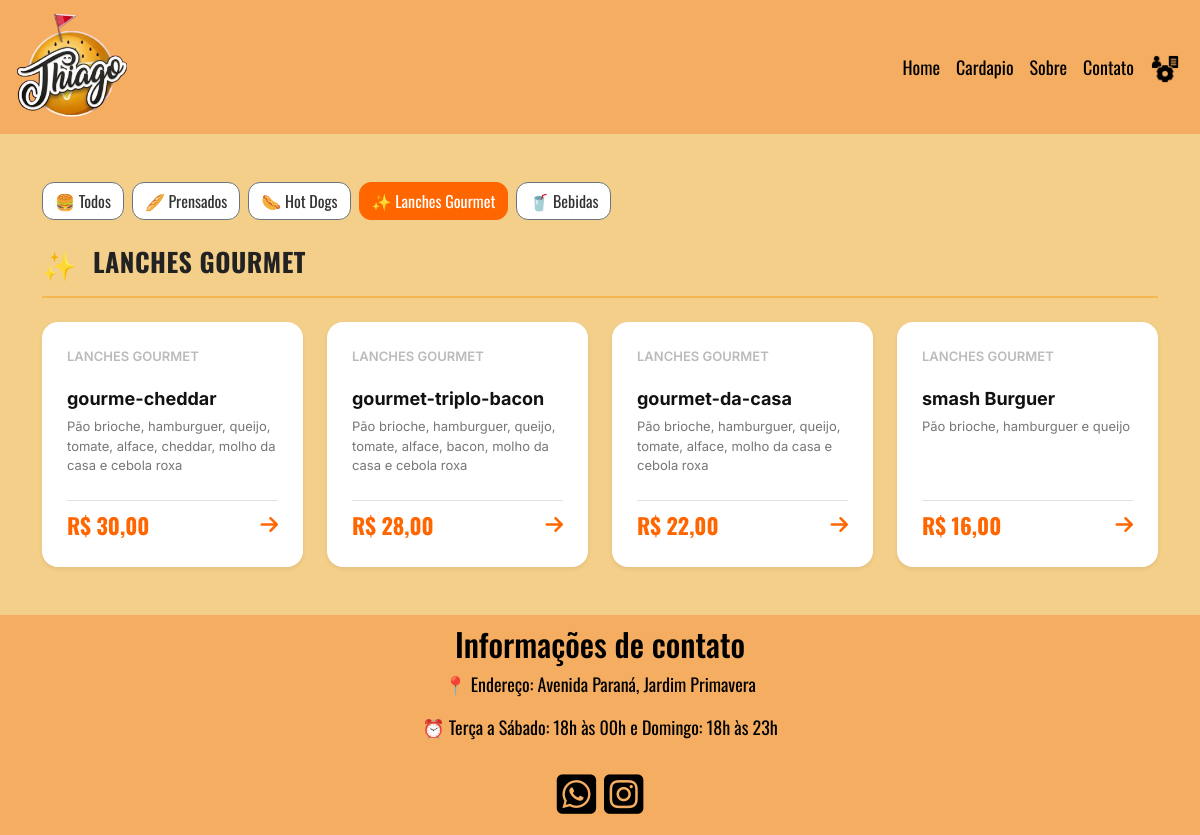
The app's page /cardapio?param=cardapio&categoria=LANCHES GOURMET with its own data.
### tables this page shows
CREATE TABLE `produto` (
  `id_produto` int(11) NOT NULL,
  `id_categoria` int(11) NOT NULL,
  `nome_lanches` varchar(100) NOT NULL,
  `preco` float(10,2) NOT NULL,
  `popular` tinyint(1) DEFAULT 0,
  `ingredientes` text DEFAULT NULL
);

CREATE TABLE `categoria` (
  `id_categoria` int(11) NOT NULL,
  `nome_categoria` varchar(100) NOT NULL
);

### include/funcoes.php (called while the page is built, shortened)
<?php
function buscarTodosProdutos(mysqli $conn): array
{
    $cardapio = [];
    $icones = [
        'PRENSADOS' => '🥖',
        'HOT DOGS' => '🌭',
        'LANCHES GOURMET' => '✨',
        'BEBIDAS' => '🥤'
    ];
    $sql = "SELECT p.id_produto, p.nome_lanches, p.preco,
                   p.popular, p.ingredientes, c.nome_categoria
            FROM produto p
            JOIN categoria c ON p.id_categoria = c.id_categoria
            ORDER BY c.id_categoria, p.id_produto";
    $res = $conn->query($sql);
    while ($linha = $res->fetch_assoc()) {
        $categoria = strtoupper($linha['nome_categoria']);
        if (!isset($cardapio[$categoria])) {
            $cardapio[$categoria] = [
                'secao_titulo' => $categoria,
                'secao_icon'   => $icones[$categoria] ?? '🍔',
                'lanches'      => []
            ];
        }
        $ehPopular = ($linha['popular'] == 1 || $linha['popular'] === '1' || $linha['popular'] === true);
        $cardapio[$categoria]['lanches'][] = [
            'num'          => $categoria,
            'nome'         => $linha['nome_lanches'],
            'preco'        => (float) $linha['preco'],
            'ingredientes' => $linha['ingredientes'] ?? '',
            'popular'      => $ehPopular
        ];
    }
    return array_values($cardapio);
}

### pagina/cardapio.php (the view, shortened to what this page needs)
<?php
require_once "include/funcoes.php";
$cardapio_completo = buscarTodosProdutos($conn);
function filtrarPorCategoria(array $secoes, $categoriaSelecionada): array {
    $resultado = [];
    foreach ($secoes as $secao) {
        if (strtoupper($secao['secao_titulo']) === strtoupper($categoriaSelecionada)) {
            $resultado[] = $secao;
        }
    }
    return $resultado;
}
$categoriaAtual = $_GET['categoria'] ?? 'TODOS';
$cardapioParaExibir = filtrarPorCategoria($cardapio_completo, $categoriaAtual);
?>
<!DOCTYPE html>
<html lang="pt-br">
<head>
    <link href="https://cdn.jsdelivr.net/npm/bootstrap@5.3.0/dist/css/bootstrap.min.css" rel="stylesheet">
    <link rel="stylesheet" href="css/cardapio.css">
    <link rel="stylesheet" href="https://cdnjs.cloudflare.com/ajax/libs/font-awesome/6.5.1/css/all.min.css">
</head>
<body>
<div class="container menu-conteudo my-5">
    <div class="d-flex flex-wrap gap-2 mb-4 align-items-center">
        <a href="?param=cardapio&categoria=TODOS"
           class="btn <?php echo ($categoriaAtual === 'TODOS') ? 'btn-primary text-white' : 'btn-outline-secondary bg-white'; ?>"
           style="border-radius: 12px; font-family: 'Oswald', sans-serif; <?php echo ($categoriaAtual === 'TODOS') ? 'background-color: #ff6600; border-color: #ff6600;' : 'color: #333;'; ?>">
           🍔 Todos
        </a>
        <a href="?param=cardapio&categoria=PRENSADOS"
           class="btn <?php echo ($categoriaAtual === 'PRENSADOS') ? 'btn-primary text-white' : 'btn-outline-secondary bg-white'; ?>"
           style="border-radius: 12px; font-family: 'Oswald', sans-serif; <?php echo ($categoriaAtual === 'PRENSADOS') ? 'background-color: #ff6600; border-color: #ff6600;' : 'color: #333;'; ?>">
           🥖 Prensados
        </a>
        <a href="?param=cardapio&categoria=HOT DOGS"
           class="btn <?php echo ($categoriaAtual === 'HOT DOGS') ? 'btn-primary text-white' : 'btn-outline-secondary bg-white'; ?>"
           style="border-radius: 12px; font-family: 'Oswald', sans-serif; <?php echo ($categoriaAtual === 'HOT DOGS') ? 'background-color: #ff6600; border-color: #ff6600;' : 'color: #333;'; ?>">
           🌭 Hot Dogs
        </a>
        <a href="?param=cardapio&categoria=LANCHES GOURMET"
           class="btn <?php echo ($categoriaAtual === 'LANCHES GOURMET') ? 'btn-primary text-white' : 'btn-outline-secondary bg-white'; ?>"
           style="border-radius: 12px; font-family: 'Oswald', sans-serif; <?php echo ($categoriaAtual === 'LANCHES GOURMET') ? 'background-color: #ff6600; border-color: #ff6600;' : 'color: #333;'; ?>">
           ✨ Lanches Gourmet
        </a>
        <a href="?param=cardapio&categoria=BEBIDAS"
           class="btn <?php echo ($categoriaAtual === 'BEBIDAS') ? 'btn-primary text-white' : 'btn-outline-secondary bg-white'; ?>"
           style="border-radius: 12px; font-family: 'Oswald', sans-serif; <?php echo ($categoriaAtual === 'BEBIDAS') ? 'background-color: #ff6600; border-color: #ff6600;' : 'color: #333;'; ?>">
           🥤 Bebidas
        </a>
    </div>
    <?php foreach ($cardapioParaExibir as $secao): ?>
        <div class="menu-secao mb-5">
            <div class="secao-header d-flex align-items-center mb-4">
                <span class="secao-icon"><?php echo $secao['secao_icon']; ?></span>
                <h2 class="secao-title ms-3"><?php echo $secao['secao_titulo']; ?></h2>
            </div>
            <div class="row row-cols-1 row-cols-sm-2 row-cols-md-4 g-4">
                <?php foreach ($secao['lanches'] as $lanche): ?>
                    <div class="col">
                        <div class="card card-menu h-100 shadow-sm border-0 position-relative">
                            <div class="card-body d-flex flex-column justify-content-between p-4">
                                <div class="d-flex justify-content-between align-items-center mb-3">
                                    <span class="lanche-num"><?php echo $lanche['num']; ?></span>
                                </div>
                                <div class="mb-4">
                                    <h4 class="lanche-nome"><?php echo $lanche['nome']; ?></h4>
                                    <p class="lanche-ingredientes card-text"><?php echo $lanche['ingredientes']; ?></p>
                                </div>
                                <div class="d-flex justify-content-between align-items-center mt-auto pt-2 border-top">
                                    <span class="lanche-preco">R$ <?php echo number_format($lanche['preco'], 2, ',', '.'); ?></span>
                                    <a href="https://wa.me/5544998340641?text=Olá, gostaria de pedir <?php echo urlencode($lanche['nome']); ?>"
                                       target="_blank" class="seta-link text-decoration-none">
                                        <i class="fa-solid fa-arrow-right"></i>
                                    </a>
                                </div>
                            </div>
                        </div>
                    </div>
                <?php endforeach; ?>
            </div>
        </div>
    <?php endforeach; ?>
</div>
</body>
</html>

### css/index.css (style rules this page uses)
* { margin: 0; padding: 0; }
body { background-color:#f4cf8a; }

### css/cardapio.css (style rules this page uses)
* { margin: 0; padding: 0; }
body { background-color: #f4cf8a; }
.secao-header { border-bottom: 2px solid #f5b753; padding-bottom: 10px; }
.secao-icon { font-size: 28px; }
.secao-title { font-family: 'Oswald', sans-serif; font-size: 26px; font-weight: 700; color: #222; letter-spacing: 0.5px; }
.card-menu { border-radius: 16px !important; background-color: #ffffff; transition: transform 0.25s ease, box-shadow 0.25s ease, border-color 0.25s ease; border: 1px solid transparent !important; }
.lanche-num { font-family: 'Inter', sans-serif; font-size: 13px; color: #bbb; font-weight: 600; }
.lanche-nome { font-family: 'Inter', sans-serif; font-size: 18px; font-weight: 700; color: #111; margin-top: 5px; }
.lanche-ingredientes { font-family: 'Inter', sans-serif; font-size: 13px; color: #777; line-height: 1.5; }
.lanche-preco { font-family: 'Oswald', sans-serif; font-size: 22px; color: #ff6600; font-weight: 700; }
.seta-link { color: #ff6600; font-size: 20px; transition: transform 0.2s; }

### records on screen
produto: id_categoria.nome_categoria "LANCHES GOURMET", nome_lanches "gourme-cheddar", ingredientes "Pão brioche, hamburguer, queijo, tomate, alface, cheddar, molho da casa e cebola roxa", preco "30,00"
produto: id_categoria.nome_categoria "LANCHES GOURMET", nome_lanches "gourmet-triplo-bacon", ingredientes "Pão brioche, hamburguer, queijo, tomate, alface, bacon, molho da casa e cebola roxa", preco "28,00"
produto: id_categoria.nome_categoria "LANCHES GOURMET", nome_lanches "gourmet-da-casa", ingredientes "Pão brioche, hamburguer, queijo, tomate, alface, molho da casa e cebola roxa", preco "22,00"
produto: id_categoria.nome_categoria "LANCHES GOURMET", nome_lanches "smash Burguer", ingredientes "Pão brioche, hamburguer e queijo", preco "16,00"

### other values on screen
$secao['secao_icon'] "✨"
$secao['secao_titulo'] "LANCHES GOURMET"
